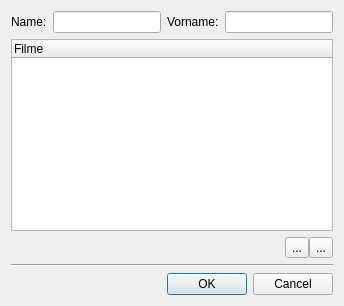
<?xml version="1.0" encoding="UTF-8"?>
<ui version="4.0">
 <class>actorWindow</class>
 <widget class="QDialog" name="actorWindow">
  <property name="geometry">
   <rect>
    <x>0</x>
    <y>0</y>
    <width>413</width>
    <height>556</height>
   </rect>
  </property>
  <property name="sizePolicy">
   <sizepolicy hsizetype="Fixed" vsizetype="Fixed">
    <horstretch>0</horstretch>
    <verstretch>0</verstretch>
   </sizepolicy>
  </property>
  <property name="windowTitle">
   <string>Schauspieler anlegen</string>
  </property>
  <property name="windowIcon">
   <iconset>
    <normaloff>res/50px-Dvd_icon.svg.png</normaloff>res/50px-Dvd_icon.svg.png</iconset>
  </property>
  <layout class="QVBoxLayout" name="verticalLayout" stretch="0,0,0">
   <property name="sizeConstraint">
    <enum>QLayout::SetFixedSize</enum>
   </property>
   <item>
    <layout class="QGridLayout" name="gridLayout" rowstretch="0,1,0">
     <item row="1" column="0" colspan="4">
      <widget class="QTreeWidget" name="trwMovieList">
       <property name="alternatingRowColors">
        <bool>true</bool>
       </property>
       <property name="selectionMode">
        <enum>QAbstractItemView::MultiSelection</enum>
       </property>
       <property name="indentation">
        <number>5</number>
       </property>
       <column>
        <property name="text">
         <string>Filme</string>
        </property>
       </column>
      </widget>
     </item>
     <item row="0" column="3">
      <widget class="QLineEdit" name="ledPrename"/>
     </item>
     <item row="0" column="2">
      <widget class="QLabel" name="label_2">
       <property name="text">
        <string>Vorname:</string>
       </property>
      </widget>
     </item>
     <item row="0" column="1">
      <widget class="QLineEdit" name="ledName"/>
     </item>
     <item row="0" column="0">
      <widget class="QLabel" name="label">
       <property name="text">
        <string>Name:</string>
       </property>
      </widget>
     </item>
     <item row="2" column="3">
      <layout class="QHBoxLayout" name="horizontalLayout_2" stretch="0,0">
       <property name="spacing">
        <number>0</number>
       </property>
       <property name="leftMargin">
        <number>15</number>
       </property>
       <item alignment="Qt::AlignRight">
        <widget class="QToolButton" name="movieAdd">
         <property name="text">
          <string>...</string>
         </property>
         <property name="icon">
          <iconset>
           <normaloff>res/add.png</normaloff>res/add.png</iconset>
         </property>
        </widget>
       </item>
       <item>
        <widget class="QToolButton" name="movieRemove">
         <property name="text">
          <string>...</string>
         </property>
         <property name="icon">
          <iconset>
           <normaloff>res/delete.png</normaloff>res/delete.png</iconset>
         </property>
        </widget>
       </item>
      </layout>
     </item>
    </layout>
   </item>
   <item>
    <widget class="Line" name="line">
     <property name="frameShadow">
      <enum>QFrame::Sunken</enum>
     </property>
     <property name="orientation">
      <enum>Qt::Horizontal</enum>
     </property>
    </widget>
   </item>
   <item>
    <widget class="QDialogButtonBox" name="buttonBox">
     <property name="orientation">
      <enum>Qt::Horizontal</enum>
     </property>
     <property name="standardButtons">
      <set>QDialogButtonBox::Cancel|QDialogButtonBox::Ok</set>
     </property>
    </widget>
   </item>
  </layout>
 </widget>
 <resources/>
 <connections>
  <connection>
   <sender>buttonBox</sender>
   <signal>accepted()</signal>
   <receiver>actorWindow</receiver>
   <slot>accept()</slot>
   <hints>
    <hint type="sourcelabel">
     <x>248</x>
     <y>254</y>
    </hint>
    <hint type="destinationlabel">
     <x>157</x>
     <y>274</y>
    </hint>
   </hints>
  </connection>
  <connection>
   <sender>buttonBox</sender>
   <signal>rejected()</signal>
   <receiver>actorWindow</receiver>
   <slot>reject()</slot>
   <hints>
    <hint type="sourcelabel">
     <x>316</x>
     <y>260</y>
    </hint>
    <hint type="destinationlabel">
     <x>286</x>
     <y>274</y>
    </hint>
   </hints>
  </connection>
 </connections>
</ui>
